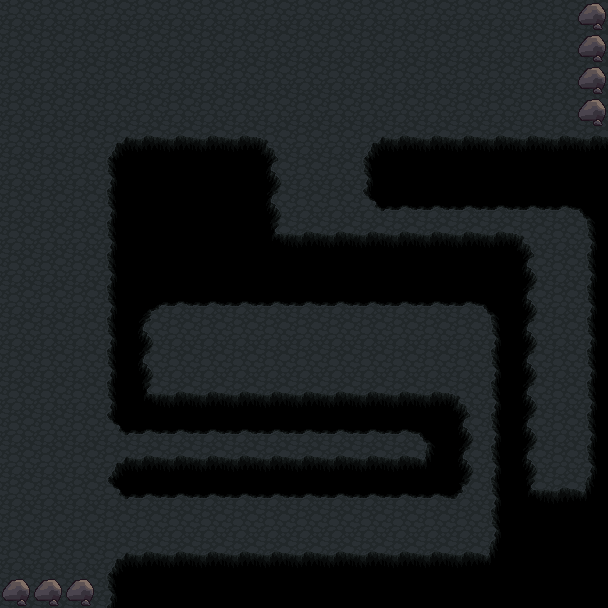

The image is a tile-based game level rendered from a .tmx file. Its description and source (layers, tilesets, objects; grid data summarised) follow:
An orthogonal 19x19 tile map with 32x32 px tiles, 2 tile layers (Tile Layer 1, Tile Layer 2) and 36 objects (7x 7, 4x 2, 2x 8, 2x 3, 2x 4, ...).

<map version="1.0" orientation="orthogonal" width="19" height="19" tilewidth="32" tileheight="32">
 <tileset firstgid="1" name="terrain" tilewidth="32" tileheight="32">
  <image source="../terrain.png" width="672" height="736" />
 </tileset>
 <layer name="Tile Layer 1" width="19" height="19">
  <data>[361 cells, 361 non-empty, 1 distinct tile ids]</data>
 </layer>
 <layer name="Tile Layer 2" width="19" height="19">
  <data>[361 cells, 201 non-empty, 14 distinct tile ids]</data>
 </layer>
 <objectgroup name="walls" width="19" height="19">
  <object x="112" y="544" width="384" height="64" />
  <object x="0" y="576" width="96" height="32" />
  <object x="496" y="480" width="96" height="96" />
  <object x="496" y="256" width="32" height="224" />
  <object x="112" y="128" width="32" height="256" />
  <object x="144" y="368" width="320" height="16" />
  <object x="144" y="224" width="384" height="32" />
  <object x="144" y="128" width="128" height="96" />
  <object x="368" y="128" width="256" height="32" />
  <object x="576" y="0" width="32" height="128" />
  <object x="592" y="160" width="32" height="320" />
  <object x="416" y="384" width="48" height="80" />
  <object x="112" y="448" width="320" height="16" />
 </objectgroup>
 <objectgroup name="items" width="19" height="19">
  <object name="7" x="544" y="224" width="32" height="32" />
  <object name="7" x="544" y="256" width="32" height="32" />
  <object name="7" x="544" y="288" width="32" height="32" />
  <object name="7" x="544" y="320" width="32" height="32" />
  <object name="7" x="544" y="352" width="32" height="32" />
  <object name="7" x="544" y="384" width="32" height="32" />
  <object name="7" x="544" y="416" width="32" height="32" />
  <object name="8" x="544" y="448" width="32" height="32" />
  <object name="8" x="384" y="416" width="32" height="32" />
  <object name="2" x="160" y="320" width="32" height="32" />
  <object name="3" x="192" y="320" width="32" height="32" />
  <object name="4" x="224" y="320" width="32" height="32" />
  <object name="2" x="256" y="320" width="32" height="32" />
  <object name="3" x="320" y="320" width="32" height="32" />
  <object name="4" x="288" y="320" width="32" height="32" />
 </objectgroup>
 <objectgroup name="enemies" width="19" height="19">
  <object name="4" type="0" x="128" y="416" width="32" height="32" />
  <object name="4" type="0" x="320" y="416" width="32" height="32" />
  <object name="4" type="1" x="352" y="192" width="32" height="32" />
  <object name="4" type="1" x="544" y="192" width="32" height="32" />
  <object name="4" type="2" x="288" y="512" width="32" height="32" />
  <object name="4" type="2" x="416" y="512" width="32" height="32" />
 </objectgroup>
 <objectgroup name="warps" width="19" height="19">
  <object name="cave_2" x="-32" y="0" width="32" height="576" />
  <object name="cave_9" x="0" y="-32" width="608" height="32" />
 </objectgroup>
</map>
